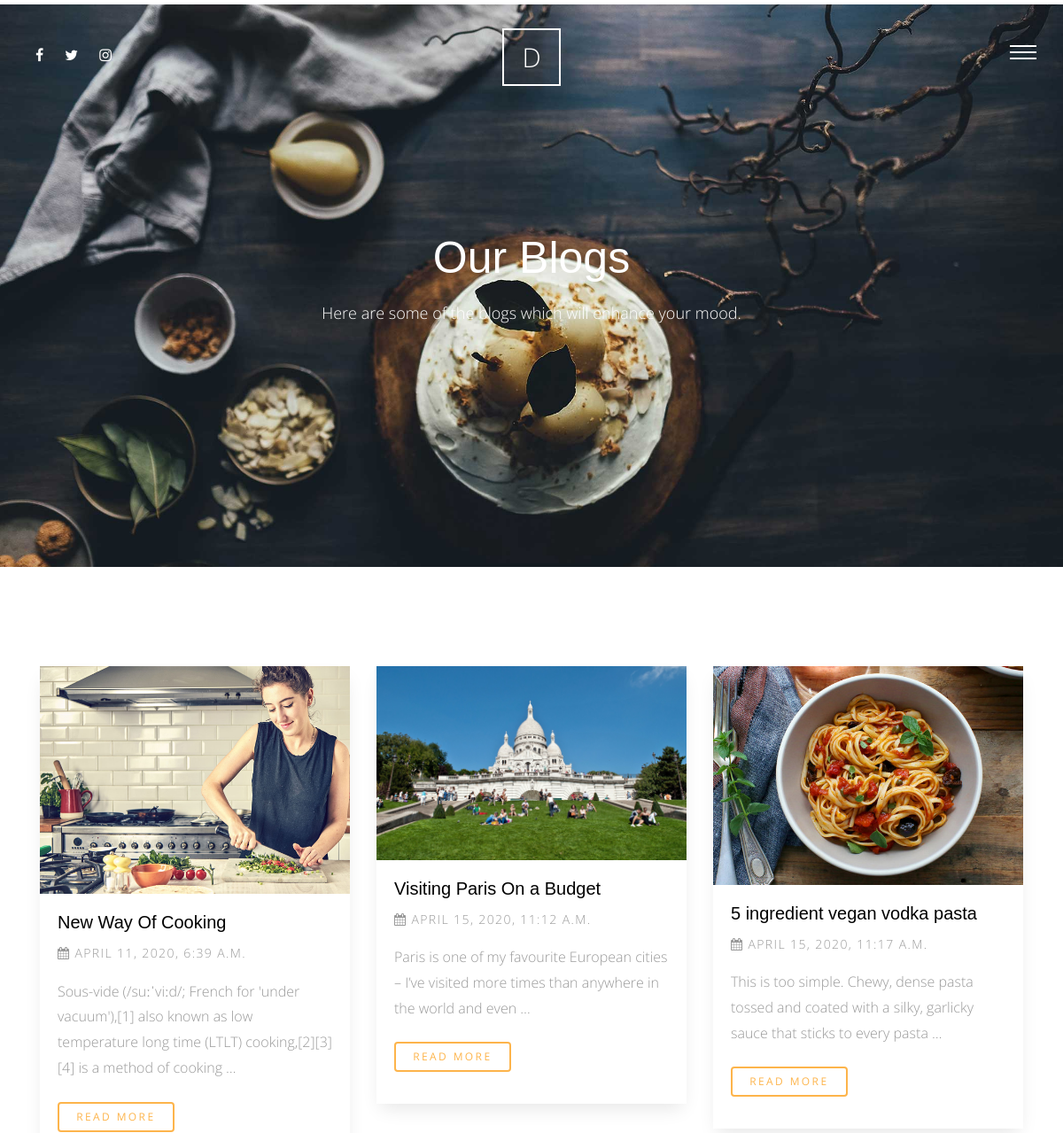
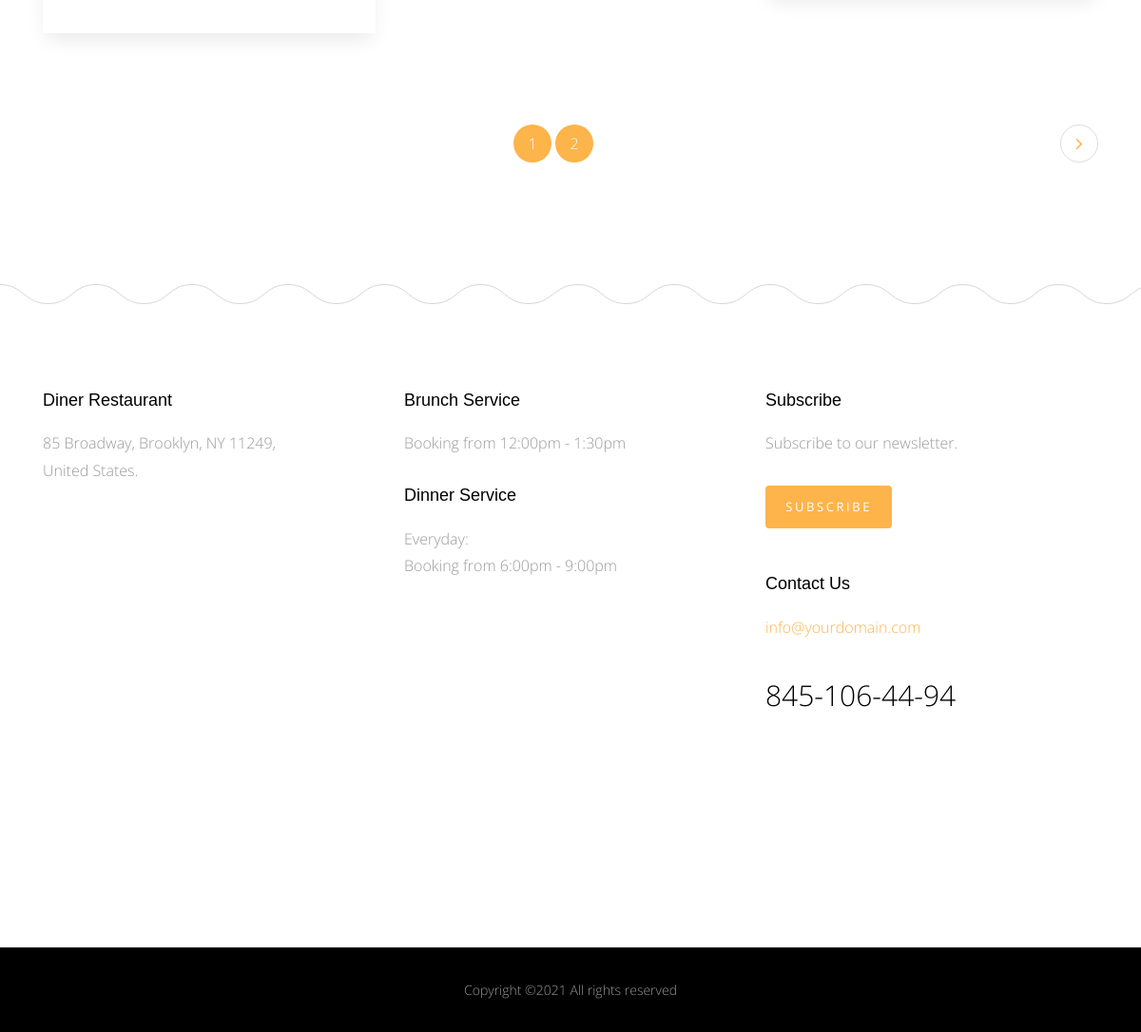
Screenshot of /blog/ with the database file from the repository (2 pictures, top to bottom).
### blog/models.py (models this page shows, shortened)
class Post(models.Model):
    title = models.CharField(max_length=50)
    content = models.TextField()
    author = models.ForeignKey(User ,on_delete = models.CASCADE)
    created = models.DateTimeField(default = timezone.now)
    categories =models.ForeignKey('Category' ,null = True,on_delete = models.SET_NULL)
    img = models.ImageField(upload_to='blog/',blank=True ,null=True)
    class Meta:
        verbose_name = 'post'
        verbose_name_plural ='posts'

### blog/views.py (the view)
# urls.py: path('', views.post_list,name='post_list'),
def post_list(request):
    post_list = Post.objects.all()
    paginator = Paginator(post_list, 3) # Show 3 posts per page.
    page_number = request.GET.get('page')
    post_list = paginator.get_page(page_number)
    context ={
        'post_list' : post_list
    }
    return render(request,'Post/post_list.html',context)

### blog/templates/Post/post_list.html (shortened to what this page needs)
{% extends 'base.html' %}
{% load static %}
{% block body %}
      <div class="main-wrap">
        <div class="cover_1 cover_sm">
          <div class="img_bg" style="background-image:url({% static 'site_static/img/slider-1.jpg' %})" data-stellar-background-ratio="0.5">
            <div class="container">
              <div class="row align-items-center justify-content-center">
                <div class="col-md-7" data-aos="fade-up">
                  <h2 class="heading text-center">Our Blogs</h2>
                  <p class="lead text-center">Here are some of the blogs which will enhance your mood.</p>
                </div>
              </div>
            </div>
          </div>
        </div>
       <div class="section">
          <div class="container">
            <div class="row mb-5">
            {% for post  in post_list %}
              <div class="col-md-4">
                <div class="media d-block media-bg-white mb-5" data-aos="fade-up"  data-aos-delay="400">
                  <figure>
                    <img src="{{post.img.url}}" alt="Image placeholder" class="img-fluid" >
                  </figure>
                  <div class="media-body">
                    <h3><a href="{% url 'blog:post_detail' post.id %}">{{post.title}}</a></h3>
                    <p class="post-meta"><span><span class="fa fa-calendar"></span> {{post.created}}</span></p>
                    <p class="mb-4">{{post.content|truncatewords:20}}</p>
                    <p><a href="{% url 'blog:post_detail' post.id %}" class="btn btn-primary btn-outline-primary btn-sm">Read More</a></p>
                  </div>
                </div>
              </div>
            {% endfor %}
            </div>
            <div class="row">
              {% if post_list.has_other_pages %}
                    <div class="col-md-12">
                      <ul class="pagination custom-pagination">
                        {% for pages in post_list.paginator.page_range  %}
                            {% if post_list.number == pages %}
                                <li class="page-item active"><a class="page-linkx href="#">{{pages}}</a></li>
                            {% else %}
                                <li class="page-item active"><a class="page-linkx href="?page={{pages}}">{{pages}}</a></li>
                            {% endif %}
                        {% endfor %}
                        {% if post_list.has_next %}
                            <li class="page-item next"><a class="page-link" href="?page={{post_list.next_page_number}}"><i class="fa fa-angle-right"></i></a></li>
                        {% else %}
                            <li class="disabled"></li>
                        {% endif %}
                      </ul>
                    </div>
              {% endif %}
            </div>
          </div>
        </div>
      </div>
{% endblock body %}

### Template/base.html (shortened to what this page needs)
{% load static %}
<!doctype html>
<html lang="en">
  <head>
    <link rel="stylesheet" href="{% static 'site_static/css/bootstrap.css' %}">
    <link rel="stylesheet" href="{% static 'site_static/css/animate.css' %}">
    <link rel="stylesheet" href="{% static 'site_static/css/owl.carousel.min.css' %}">
    <link rel="stylesheet" href="{% static 'site_static/css/magnific-popup.css' %}">
    <link rel="stylesheet" href="{% static 'site_static/css/aos.css' %}">
    <link rel="stylesheet" href="{% static 'site_static/css/bootstrap-datepicker.css' %}">
    <link rel="stylesheet" href="{% static 'site_static/css/jquery.timepicker.css' %}">
    <link rel="stylesheet" href="{% static 'site_static/fonts/ionicons/css/ionicons.min.css' %}">
    <link rel="stylesheet" href="{% static 'site_static/fonts/fontawesome/css/font-awesome.min.css' %}">
    <link rel="stylesheet" href="{% static 'site_static/fonts/flaticon/font/flaticon.css' %}">
    <link rel="stylesheet" href="{% static 'site_static/css/style.css' %}">
  </head>
  <body>
    <div class="site-wrap">
      <header class="site-header">
        <div class="row align-items-center">
          <div class="col-5 col-md-3">
             <ul class="list-unstyled social">
              <li><a href="#"><span class="fa fa-facebook"></span></a></li>
              <li><a href="#"><span class="fa fa-twitter"></span></a></li>
              <li><a href="#"><span class="fa fa-instagram"></span></a></li>
            </ul>
          </div>
          <div class="col-2 col-md-6 text-center">
            <a href="{% url 'home:home' %}" class="site-logo">D</a>
          </div>
          <div class="col-5 col-md-3 text-right menu-burger-wrap">
            <a href="#" class="site-nav-toggle js-site-nav-toggle"><i></i></a>
          </div>
        </div>
      </header>
      {% block body %}
      {% endblock body %}
      <footer>
        <div class="site-footer">
          <div class="container">
            <div class="row small-gutters mb-5">
              <div class="col-md-6 col-lg-4 mb-5" data-aos="fade" data-aos-delay="100">
                <div class="footer-widget">
                  <h3>Diner Restaurant</h3>
                  <p>85 Broadway, Brooklyn, NY 11249, <br>United States.</p>
                </div>
              </div>
              <div class="col-md-6 col-lg-4 mb-5" data-aos="fade" data-aos-delay="200">
                <div class="footer-widget">
                  <h3>Brunch Service</h3>
                  <p>Booking from 12:00pm - 1:30pm</p>
                  <h3>Dinner Service</h3>
                  <p>Everyday: <br> Booking from 6:00pm - 9:00pm</p>
                </div>
              </div>
              <div class="col-md-6 col-lg-4 mb-5" data-aos="fade" data-aos-delay="400">
                <div class="footer-widget footer-contact-widget">
                  <h3>Subscribe</h3>
                  <p>Subscribe to our newsletter.</p>
                  <form action="" class="form-subscribe mb-5">
                    <div class="form-group form-field">
                      <button type="submit" value="Send" class="btn btn-primary" onclick="sendEmail()">Subscribe</button>
                    </div>
                  </form>
                  <h3>Contact Us</h3>
                  <p class="contact-email">info@yourdomain.com</p>
                  <p class="contact-phone">845-106-44-94</p>
                </div>
              </div>
            </div>
          </div>
        </div>
      </footer>
      <div class="site-footer-copyright">
        <div class="container">
          <div class="row">
             <p class="footer-text col-md-12">
Copyright &copy;<script>document.write(new Date().getFullYear());</script> All rights reserved
</p>
          </div>
        </div>
      </div>
    </div>
  </body>
</html>

### static/site_static/css/style.css (style rules this page uses)
html { overflow-x: hidden; }
body { background: #fff; font-family: "Open Sans", cursive; font-size: 16px; line-height: 1.8; font-weight: 300; color: #999999; }
a { -webkit-transition: .3s all ease; -o-transition: .3s all ease; transition: .3s all ease; text-decoration: none; }
h1, h2, h3, h4, h5 { color: #000; font-family: "Playfair Display", Arial, sans-serif; }
h1 a, h2 a, h3 a, h4 a, h5 a { color: #000; }
.btn, .form-control { outline: none; }
.btn { font-size: 13px; text-transform: uppercase; letter-spacing: .2em; }
.btn.btn-primary { color: #fff; border-width: 2px; }
.btn.btn-sm { font-size: 12px; }
.btn.btn-outline-primary { border-width: 2px; color: #fdb44b; }
.site-header { padding: 3em 30px; position: absolute; top: 0; z-index: 100; width: 100%; }
.site-header .site-logo { line-height: 0; padding: 10px 20px; border: 2px solid #fff; color: #fff; font-size: 30px; }
.site-header .social li { display: inline-block; }
.site-header .social li a { color: #fff; padding: 0 10px; }
.media h3 { font-size: 20px; margin-bottom: 10px; }
.media .post-meta { font-size: 14px; letter-spacing: .1em; text-transform: uppercase; }
.media.media-bg-white { -webkit-box-shadow: 0 10px 20px -5px rgba(0, 0, 0, 0.1); box-shadow: 0 10px 20px -5px rgba(0, 0, 0, 0.1); }
.media.media-bg-white figure { margin-bottom: 0; }
.media.media-bg-white .media-body { padding: 20px; background: #fff; }
.site-footer { background: url("../img/curve_line.svg") repeat-x top left; padding: 7em 0; }
.site-footer .footer-widget h3 { font-size: 18px; margin-bottom: 20px; }
.site-footer .footer-widget p { margin-bottom: 30px; }
.site-footer-copyright { background: #000; padding: 2em 0; text-align: center; }
.site-footer-copyright p { font-size: 14px; }
.site-footer-copyright p:last-child { margin-bottom: 0; }
.footer-contact-widget .contact-email { color: #fdb44b; }
.footer-contact-widget .contact-phone { font-size: 30px; color: #000; }
.lead { font-size: 16px; }
.form-subscribe .form-group { position: relative; }
.menu-burger-wrap { position: relative; }
.site-nav-toggle { width: 30px; height: 30px; cursor: pointer; text-decoration: none; position: relative; top: -15px; z-index: 21; display: block !important; float: right; right: 0; display: none; border-bottom: none !important; }
.site-nav-toggle i { position: relative; display: -moz-inline-stack; display: inline-block; zoom: 1; *display: inline; width: 30px; height: 2px; font: bold 14px/.4 Helvetica; text-transform: uppercase; text-indent: -55px; background: #fff; -webkit-transition: all .2s ease-out; -o-transition: all .2s ease-out; transition: all .2s ease-out; }
.site-nav-toggle i:before, .site-nav-toggle i:after { content: ''; width: 30px; height: 2px; background: #fff; position: absolute; left: 0; -webkit-transition: 0.2s; -o-transition: 0.2s; transition: 0.2s; }
.site-nav-toggle i:before { top: -7px; }
.site-nav-toggle i:after { bottom: -7px; }
.section { padding: 7em 0; }
.custom-pagination { width: 100%; text-align: center; display: inline-block; }
.custom-pagination li { display: inline-block; }
.custom-pagination .prev a, .custom-pagination .next a { font-size: 20px !important; line-height: 38px !important; }
.custom-pagination li a, .custom-pagination .prev a, .custom-pagination .next a { width: 40px; height: 40px; line-height: 40px; padding: 0; margin: 0; border-radius: 50% !important; font-size: 16px; }
.custom-pagination li.active a, .custom-pagination .prev.active a, .custom-pagination .next.active a { display: block; width: 40px; height: 40px; line-height: 40px; padding: 0; margin: 0; border-radius: 50% !important; font-size: 16px; background: #fdb44b; color: #fff; }
.custom-pagination .next { float: right; }
.cover_1 { position: relative; }
.cover_1 .lead { color: #fff; font-size: 18px; }
.cover_1 .img_bg { background-repeat: no-repeat; background-size: cover !important; background-position: center center; }
.cover_1 .img_bg, .cover_1 .img_bg > .container > .row { min-height: 700px; height: 100vh; }
.cover_1.cover_sm .img_bg, .cover_1.cover_sm .img_bg > .container > .row { min-height: 600px; height: 80vh; }
.cover_1 .heading { color: white; font-weight: 300; font-size: 30px; line-height: 1.5; }
@media (min-width: 768px) { .cover_1 .heading { font-size: 50px; line-height: 1.5; } }
.small-gutters { margin-right: -15px; margin-left: -15px; }
.small-gutters > [class*="col-"] { padding-right: 15px; padding-left: 15px; }

### rows the page displays
Post: img (picture), title "New Way Of Cooking", created "APRIL 11, 2020, 6:39 A.M.", content "Sous-vide (/suːˈviːd/; French for 'under vacuum'),[1] also known as low temperature long time (LTLT) cooking,[2][3][4] is a method of cooking …"
Post: img (picture), title "Visiting Paris On a Budget", created "APRIL 15, 2020, 11:12 A.M.", content "Paris is one of my favourite European cities – I’ve visited more times than anywhere in the world and even …"
Post: img (picture), title "5 ingredient vegan vodka pasta", created "APRIL 15, 2020, 11:17 A.M.", content "This is too simple. Chewy, dense pasta tossed and coated with a silky, garlicky sauce that sticks to every pasta …"

### other values shown
{{ pages }} "1"
{{ pages }} "2"
